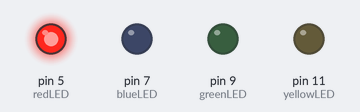
A sketch run on a simulated Arduino Uno, built with avr-gcc and run on an emulated ATmega328P. Shown: output pins drawn as LEDs (lit = HIGH).

Above: at 0.1 s.
At 4.6 s:
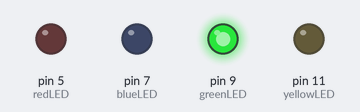
At 9.1 s:
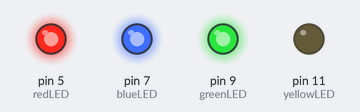
At 19.6 s:
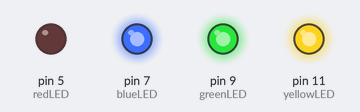
At 28.6 s:
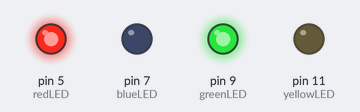
At 38.1 s:
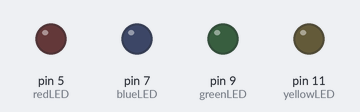
Timing chart, 0 to 40.0 s (numbered marks = the images above):
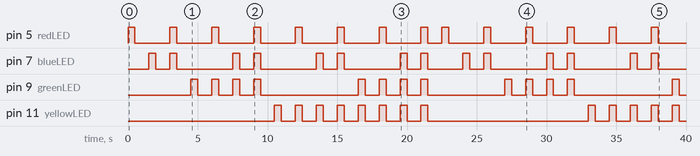

Measured:
- by itself, pin 5 (redLED): goes 7 × (HIGH 0.50 s, LOW 2.5 s), HIGH 0.50 s, LOW 1.0 s, 5 × (HIGH 0.50 s, LOW 2.5 s), HIGH 0.50 s, then LOW
- by itself, pin 7 (blueLED): LOW → HIGH at 1.5 s, → LOW 0.50 s later, → HIGH 1.0 s later, → LOW 0.50 s later, … (28 changes in this stretch)
- by itself, pin 9 (greenLED): LOW → HIGH at 4.5 s, → LOW 0.50 s later, → HIGH 1.0 s later, → LOW 0.50 s later, … (26 changes in this stretch)
- by itself, pin 11 (yellowLED): goes 7 × (HIGH 0.50 s, LOW 1.0 s), HIGH 0.50 s, LOW 11.5 s, 4 × (HIGH 0.50 s, LOW 1.0 s), HIGH 0.50 s, then LOW

The sketch:

code.ino
```cpp
int redLED = 5;
int blueLED = 7;
int greenLED = 9;
int yellowLED = 11;

void setup() {
  // Initialize the LED pins as outputs
  pinMode(redLED, OUTPUT);
  pinMode(blueLED, OUTPUT);
  pinMode(greenLED, OUTPUT);
  pinMode(yellowLED, OUTPUT);
}

void loop() {
  // Each step represents a different LED combination

  // Step 0: All LEDs off (initial state, ensure no LEDs are on)
  digitalWrite(redLED, LOW);
  digitalWrite(blueLED, LOW);
  digitalWrite(greenLED, LOW);
  digitalWrite(yellowLED, LOW);

  // Step 1: Only the red LED is on
  digitalWrite(redLED, HIGH);
  delay(500);
  digitalWrite(redLED, LOW);
  delay(1000);

  // Step 2: Only the blue LED is on
  digitalWrite(blueLED, HIGH);
  delay(500);
  digitalWrite(blueLED, LOW);
  delay(1000);

  // Step 3: Red and blue LEDs are on
  digitalWrite(redLED, HIGH);
  digitalWrite(blueLED, HIGH);
  delay(500);
  digitalWrite(redLED, LOW);
  digitalWrite(blueLED, LOW);
  delay(1000);

  // Step 4: Only the green LED is on
  digitalWrite(greenLED, HIGH);
  delay(500);
  digitalWrite(greenLED, LOW);
  delay(1000);

  // Step 5: Red and green LEDs are on
  digitalWrite(redLED, HIGH);
  digitalWrite(greenLED, HIGH);
  delay(500);
  digitalWrite(redLED, LOW);
  digitalWrite(greenLED, LOW);
  delay(1000);

  // Step 6: Blue and green LEDs are on
  digitalWrite(blueLED, HIGH);
  digitalWrite(greenLED, HIGH);
  delay(500);
  digitalWrite(blueLED, LOW);
  digitalWrite(greenLED, LOW);
  delay(1000);

  // Step 7: Red, blue, and green LEDs are on
  digitalWrite(redLED, HIGH);
  digitalWrite(blueLED, HIGH);
  digitalWrite(greenLED, HIGH);
  delay(500);
  digitalWrite(redLED, LOW);
  digitalWrite(blueLED, LOW);
  digitalWrite(greenLED, LOW);
  delay(1000);

  // Step 8: Only the yellow LED is on
  digitalWrite(yellowLED, HIGH);
  delay(500);
  digitalWrite(yellowLED, LOW);
  delay(1000);

  // Step 9: Red and yellow LEDs are on
  digitalWrite(redLED, HIGH);
  digitalWrite(yellowLED, HIGH);
  delay(500);
  digitalWrite(redLED, LOW);
  digitalWrite(yellowLED, LOW);
  delay(1000);

  // Step 10: Blue and yellow LEDs are on
  digitalWrite(blueLED, HIGH);
  digitalWrite(yellowLED, HIGH);
  delay(500);
  digitalWrite(blueLED, LOW);
  digitalWrite(yellowLED, LOW);
  delay(1000);

  // Step 11: Red, blue, and yellow LEDs are on
  digitalWrite(redLED, HIGH);
  digitalWrite(blueLED, HIGH);
  digitalWrite(yellowLED, HIGH);
  delay(500);
  digitalWrite(redLED, LOW);
  digitalWrite(blueLED, LOW);
  digitalWrite(yellowLED, LOW);
  delay(1000);

  // Step 12: Green and yellow LEDs are on
  digitalWrite(greenLED, HIGH);
  digitalWrite(yellowLED, HIGH);
  delay(500);
  digitalWrite(greenLED, LOW);
  digitalWrite(yellowLED, LOW);
  delay(1000);

  // Step 13: Red, green, and yellow LEDs are on
  digitalWrite(redLED, HIGH);
  digitalWrite(greenLED, HIGH);
  digitalWrite(yellowLED, HIGH);
  delay(500);
  digitalWrite(redLED, LOW);
  digitalWrite(greenLED, LOW);
  digitalWrite(yellowLED, LOW);
  delay(1000);

  // Step 14: Blue, green, and yellow LEDs are on
  digitalWrite(blueLED, HIGH);
  digitalWrite(greenLED, HIGH);
  digitalWrite(yellowLED, HIGH);
  delay(500);
  digitalWrite(blueLED, LOW);
  digitalWrite(greenLED, LOW);
  digitalWrite(yellowLED, LOW);
  delay(1000);

  // Step 15: All LEDs are on
  digitalWrite(redLED, HIGH);
  digitalWrite(blueLED, HIGH);
  digitalWrite(greenLED, HIGH);
  digitalWrite(yellowLED, HIGH);
  delay(500);
  digitalWrite(redLED, LOW);
  digitalWrite(blueLED, LOW);
  digitalWrite(greenLED, LOW);
  digitalWrite(yellowLED, LOW);
  delay(1000);
}
```
